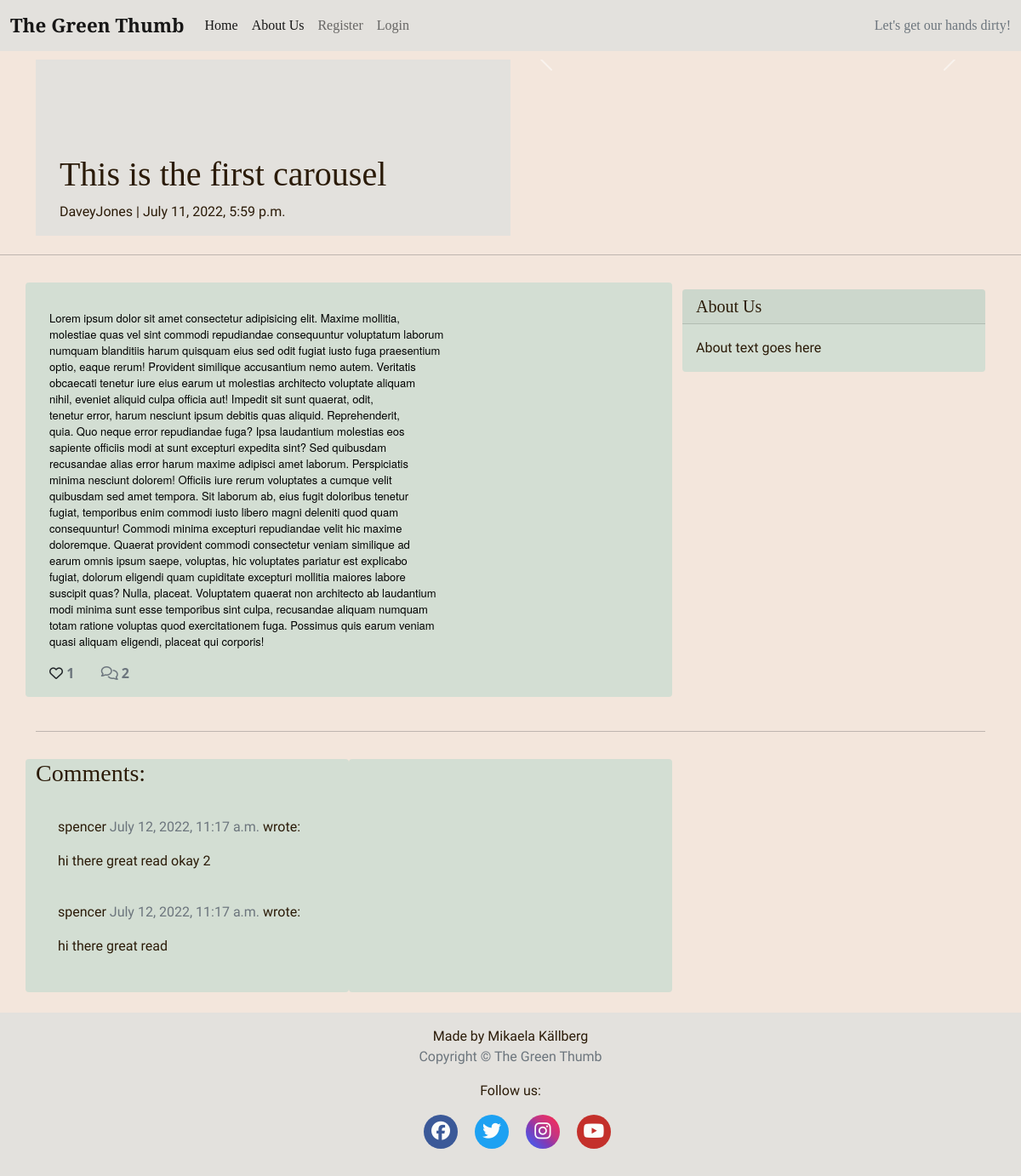
Page /this-is-the-first-carousel/ on the earlier database version.
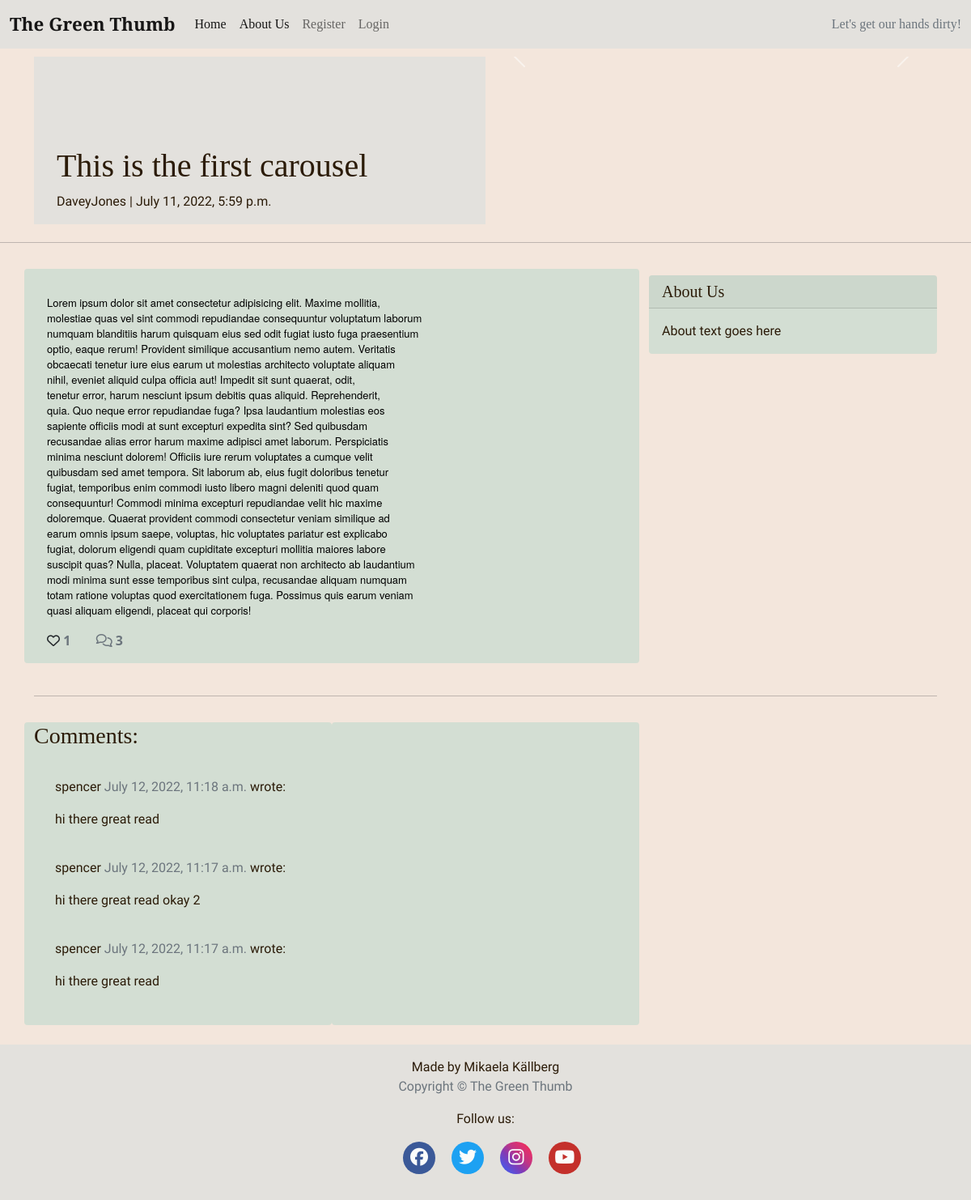
Same page on the later database version.
### blog/models.py (models this page shows, shortened)
class CommentSection(models.Model):
    post = models.ForeignKey(
        BlogPost,
        on_delete=models.CASCADE,
        related_name='comments'
        )
    name = models.ForeignKey(
        User,
        on_delete=models.CASCADE,
        max_length=200,
        related_name='comment_author'
        )
    email = models.EmailField()
    body = models.TextField(max_length=400)
    created_on = models.DateTimeField(auto_now_add=True)
    approved = models.BooleanField(default=False)
    class Meta:
        ordering = ['created_on']

### blog/views.py (the view, shortened to what this page needs)
# urls.py: path('<slug:slug>/', views.PostDetail.as_view(), name='post_detail'),
class PostDetail(View):
    def get(self, request, slug, *args, **kwargs):
        queryset = BlogPost.objects.filter(status=1)
        post = get_object_or_404(queryset, slug=slug)
        photos = PostImage.objects.filter(post=post)
        comments = post.comments.filter(approved=True).order_by('-created_on')
        liked = False
        if post.likes.filter(id=self.request.user.id).exists():
            liked = True
        return render(
            request,
            'post_detail.html',
            {
                'post': post,
                'photos': photos,
                'comments': comments,
                'commented': False,
                'liked': liked,
                'form': CommentForm(),
                'title': post.title,
            },
        )

### blog/models.py (called while the page is built)
    def number_of_likes(self):
        return self.likes.count()

### templates/post_detail.html (shortened to what the changed rows need)
{% extends 'base.html' %} {% block content %}
{% load crispy_forms_tags %}
<div class="masthead">
    <div class="container">
        <div class="row g-0">
            <div class="col-md-6 masthead-text">
                <h1 class="post-title">{{ post.title }}</h1>
            </div>
        </div>
    </div>
</div>
<div class="container">
    <div class="row">
        <div class="col card mb-4  mt-3 left  top">
            <div class="card-body">
                <div class="row">
                    <div class="col-1">
                        {% with comments.count as total_comments %}
                        <strong class="text-secondary"><i class="far fa-comments"></i>
                            {{ total_comments }}
                        </strong>
                        {% endwith %}
                    </div>
                </div>
            </div>
        </div>
    </div>
    <div class="row">
        <div class="col-md-4 card mb-4  mt-3 ">
            <div class="card-body">
                {% for comment in comments %}
                <div class="comments" style="padding: 10px;">
                    <p class="font-weight-bold">
                        {{ comment.name }}
                        <span class=" text-muted font-weight-normal">
                            {{ comment.created_on }}
                        </span> wrote:
                    </p>
                    {% if request.user == comment.name %}
                    {{ comment.body | linebreaks }}
                    <a href="{% url 'update_comment' comment.pk %}"><i class="fa-solid fa-file-pen"></i></a>
                    <a href="{% url 'delete_comment' post.slug comment.pk %}"><i class="fa-solid fa-trash-can"></i></a>
                    {% else %}
                    {{ comment.body | linebreaks }}
                    {% endif %}
                </div>
                {% endfor %}
            </div>
        </div>
    </div>
</div>
{% endblock content %}

Differences in the rows shown:
now on this page (row edited): CommentSection: name "spencer", created_on "July 12, 2022, 11:18 a.m.", body "hi there great read"
Other differences:
{{ total_comments }}: "2" → "3"
